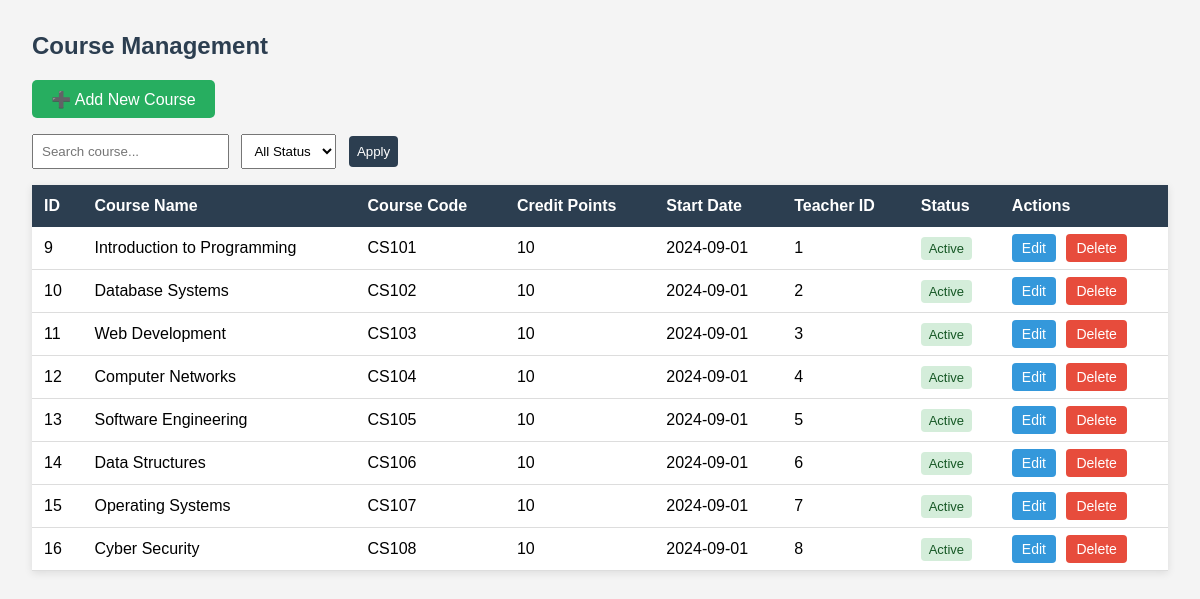
Page /04_Course_management/admin.php on the committed database.
### tables this page shows
CREATE TABLE `course` (
  `CourseID` int(11) NOT NULL COMMENT 'Auto-incremented unique identifier for each course',
  `CourseName` varchar(100) DEFAULT NULL COMMENT 'Full name of the course',
  `CourseCode` varchar(20) NOT NULL COMMENT 'Unique short code ',
  `CreditPoints` int(10) DEFAULT NULL COMMENT 'Number of credit points awarded for completing the course',
  `StartDate` date NOT NULL COMMENT 'The date of course officially started.',
  `IsActive` tinyint(1) NOT NULL COMMENT 'True if the course is currently active',
  `TeacherID` int(11) DEFAULT NULL
);

### models/course.php (called while the page is built, shortened)
<?php
require_once __DIR__ . '/../database/db.php';
class Course
{
    private $conn;
    public function __construct()
    {
        $db = new Database();
        $this->conn = $db->connect();
    }
    public function getAll(){
        $sql= "SELECT * FROM course";
        $result = $this->conn->query($sql);
        $this->conn->query($sql);
        return $result;
    }
}

### database/db.php (called while the page is built)
<?php
class Database {
    private $host = "localhost";
    private $user = "root";
    private $pass = "";
    private $db   = "student_record_system";
    public function connect() {
        return new mysqli($this->host, $this->user, $this->pass, $this->db);
    }
}
?>

### controllers/CourseController.php (called while the page is built, shortened)
<?php
require_once __DIR__ . '/../models/course.php';
class CourseController
{
    private $course;
    public function __construct()
    {
        $this->course = new Course();
    }
    public function index()
    {
        return $this->course->getAll();
    }
}

### 04_Course_management/admin.php (the view, shortened to what this page needs)
<?php
require_once '../controllers/CourseController.php';
$controller = new CourseController();
$search = $_GET['search'] ?? '';
$isActive = $_GET['isActive'] ?? '';
if (!empty($search) && $isActive !== '') {
    $courses = $controller->searchAndFilter($search, $isActive);
} elseif (!empty($search)) {
    $courses = $controller->search($search);
} elseif ($isActive !== '') {
    $courses = $controller->filterByStatus($isActive);
} else {
    $courses = $controller->index();
}
?>
<!DOCTYPE html>
<html lang="en">
<head>
</head>
<body>
    <h2>Course Management</h2>
    <a href="add.php" class="add-btn">➕ Add New Course</a>
    <form method="GET">
        <input type="text" name="search"
        placeholder="Search course..."
        value="<?= htmlspecialchars($search) ?>">
        <select name="isActive">
            <option value="">All Status</option>
        </select>
        <button type="submit">Apply</button>
    </form>
    <table>
        <tr>
            <th>ID</th>
            <th>Course Name</th>
            <th>Course Code</th>
            <th>Credit Points</th>
            <th>Start Date</th>
            <th>Teacher ID</th>
            <th>Status</th>
            <th>Actions</th>
        </tr>
        <?php if ($courses->num_rows > 0): ?>
            <?php while ($row = $courses->fetch_assoc()): ?>
                <tr>
                    <td><?= htmlspecialchars($row['CourseID']) ?></td>
                    <td><?= htmlspecialchars($row['CourseName']) ?></td>
                    <td><?= htmlspecialchars($row['CourseCode']) ?></td>
                    <td><?= htmlspecialchars($row['CreditPoints']) ?></td>
                    <td><?= htmlspecialchars($row['StartDate']) ?></td>
                    <td><?= htmlspecialchars($row['TeacherID']) ?></td>
                    <td>
                        <span class="badge <?= $row['IsActive'] ? 'active' : 'inactive' ?>">
                            <?= $row['IsActive'] ? 'Active' : 'Inactive' ?>
                        </span>
                    </td>
                    <td>
                        <a href="edit.php?id=<?= $row['CourseID'] ?>" class="edit-btn">Edit</a>
                        <a href="delete.php?id=<?= $row['CourseID'] ?>" class="delete-btn"
                            onclick="return confirm('Are you sure you want to delete this course?')">
                            Delete
                        </a>
                    </td>
                </tr>
            <?php endwhile; ?>
        <?php else: ?>
            <tr>
                <td colspan="8" style="text-align:center;">No courses found.</td>
            </tr>
        <?php endif; ?>
    </table>
</body>
</html>

### 04_Course_management/admin.php (style rules this page uses)
body { font-family: Arial, sans-serif; margin: 2rem; background: #f4f4f4; }
h2 { color: #2c3e50; }
.add-btn { display: inline-block; margin-bottom: 1rem; padding: 0.6rem 1.2rem; background: #27ae60; color: white; text-decoration: none; border-radius: 5px; }
form { margin-bottom: 1rem; }
input, select, button { padding: 0.5rem; margin-right: 0.5rem; }
button { background: #2c3e50; color: white; border: none; border-radius: 4px; cursor: pointer; }
table { width: 100%; border-collapse: collapse; background: white; box-shadow: 0 2px 8px rgba(0,0,0,0.1); }
th { background: #2c3e50; color: white; padding: 12px; text-align: left; }
td { padding: 12px; border-bottom: 1px solid #ddd; }
.edit-btn { background: #3498db; color: white; padding: 6px 10px; text-decoration: none; border-radius: 4px; font-size: 14px; margin-right: 6px; }
.delete-btn { background: #e74c3c; color: white; padding: 6px 10px; text-decoration: none; border-radius: 4px; font-size: 14px; }
.badge { padding: 4px 8px; border-radius: 4px; font-size: 13px; }
.active { background: #d4edda; color: #155724; }

### rows in the picture
course: CourseID "9", CourseName "Introduction to Programming", CourseCode "CS101", CreditPoints "10", StartDate "2024-09-01", TeacherID "1", IsActive "Active"
course: CourseID "10", CourseName "Database Systems", CourseCode "CS102", CreditPoints "10", StartDate "2024-09-01", TeacherID "2", IsActive "Active"
course: CourseID "11", CourseName "Web Development", CourseCode "CS103", CreditPoints "10", StartDate "2024-09-01", TeacherID "3", IsActive "Active"
course: CourseID "12", CourseName "Computer Networks", CourseCode "CS104", CreditPoints "10", StartDate "2024-09-01", TeacherID "4", IsActive "Active"
course: CourseID "13", CourseName "Software Engineering", CourseCode "CS105", CreditPoints "10", StartDate "2024-09-01", TeacherID "5", IsActive "Active"
course: CourseID "14", CourseName "Data Structures", CourseCode "CS106", CreditPoints "10", StartDate "2024-09-01", TeacherID "6", IsActive "Active"
course: CourseID "15", CourseName "Operating Systems", CourseCode "CS107", CreditPoints "10", StartDate "2024-09-01", TeacherID "7", IsActive "Active"
course: CourseID "16", CourseName "Cyber Security", CourseCode "CS108", CreditPoints "10", StartDate "2024-09-01", TeacherID "8", IsActive "Active"
